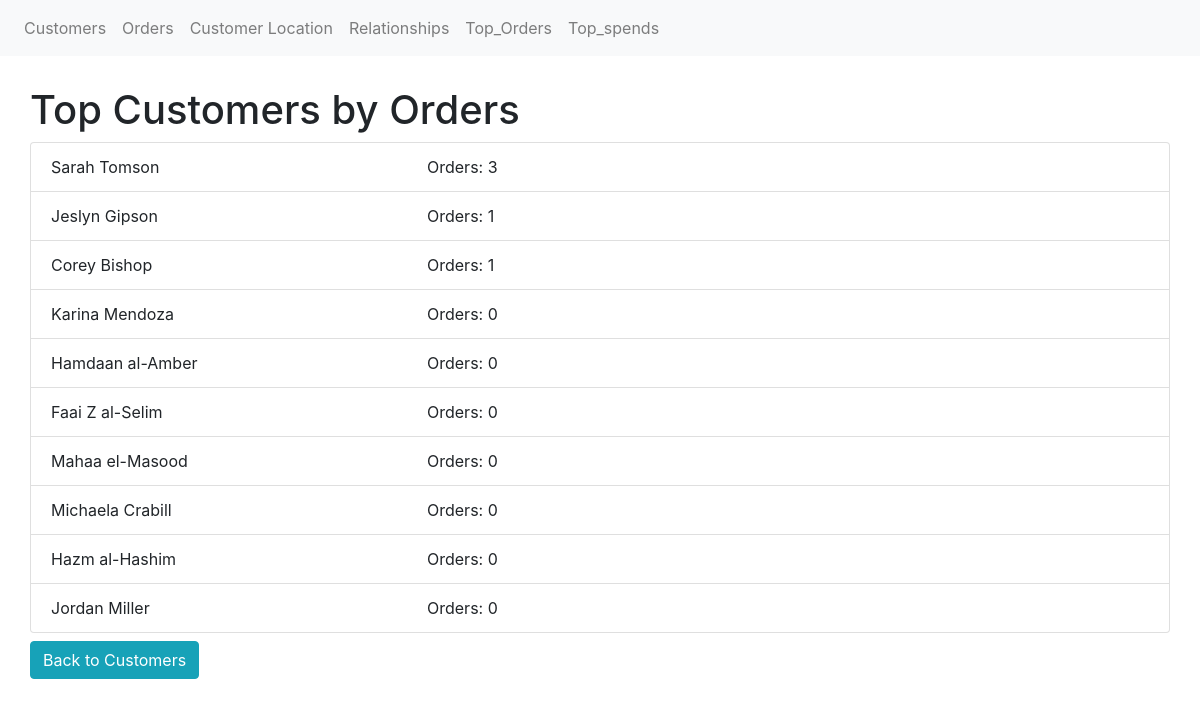
/top_orders, run on an earlier commit of the app's database.
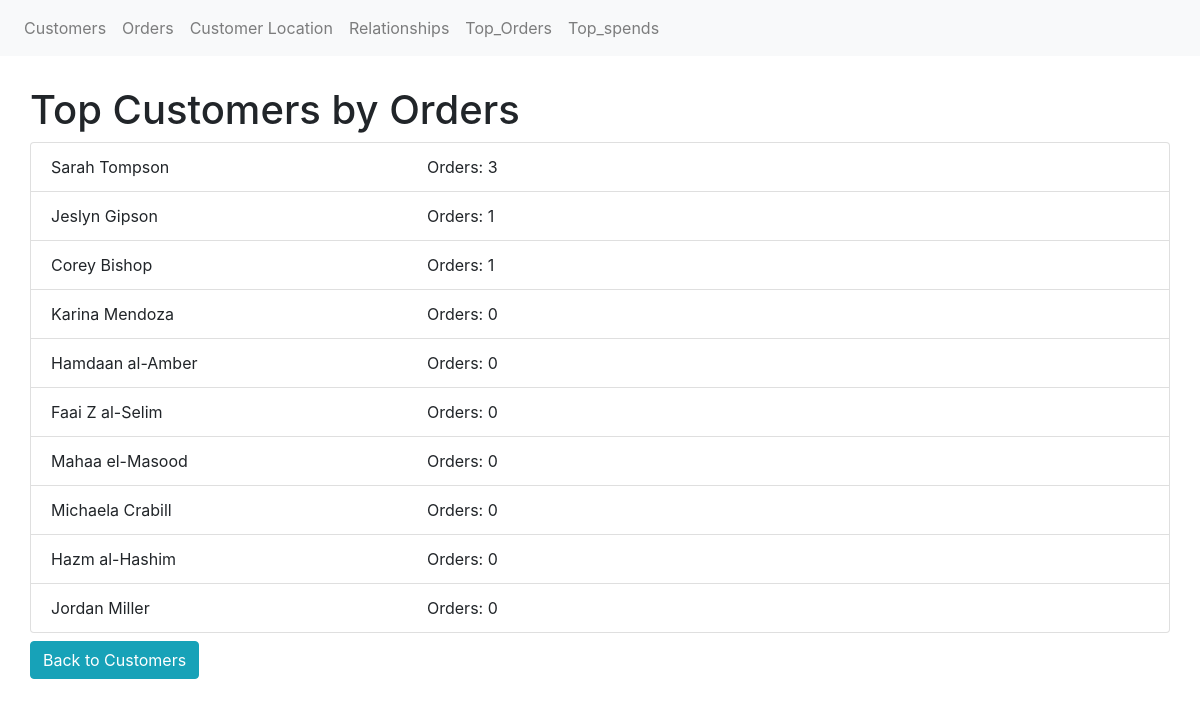
And on a later commit of the database.
### app/models.py (models this page shows, shortened)
class Customer(db.Model):
    __tablename__ = 'Customer'
    customer_id = db.Column(db.Integer, primary_key=True)
    customer_first_name = db.Column(db.String(50))
    customer_last_name = db.Column(db.String(50))
    age = db.Column(db.Integer)
    country = db.Column(db.String(50))
    orders = db.relationship('Order',lazy=True)

### app/routes.py (the view)
@app.route('/top_orders')
def top_orders():
    customers = Customer.query.all()
    customers_most_orders = sorted(customers, key=lambda x: len(x.orders), reverse=True)[:10]
    return render_template('top_order.html', customers=customers_most_orders)

### app/templates/top_order.html (shortened to what this page needs)
{% extends "base.html" %}
{% block content %}
    <h1>Top Customers by Orders</h1>
    <ul class="list-group">
        {% for customer in customers %}
            <li class="list-group-item">
                    <div class="row justify-content-start">
                        <div class="col-4">
                            {{ customer.customer_first_name }}
                            {{ customer.customer_last_name }}
                        </div>
                        <div class="col-6">
                            Orders: {{ customer.orders|length }}
                        </div>
                    </div>
            </li>
        {% endfor %}
    </ul>
    <a href="{{ url_for('index') }}" class="btn btn-info mt-2">Back to Customers</a>
{% endblock %}

### app/templates/base.html (shortened to what this page needs)
<!DOCTYPE html>
<html lang="en">
<head>
    <link rel= "stylesheet" type= "text/css" href= "{{ url_for('static',filename='styles/main.css') }}">
    <link rel="stylesheet" href="https://cdn.jsdelivr.net/npm/bootstrap@4.0.0/dist/css/bootstrap.min.css">
</head>
<body>
    <nav class="navbar navbar-expand-lg navbar-light bg-light">
        <div class="collapse navbar-collapse" id="navbarNav">
            <ul class="navbar-nav">
                <li class="nav-item">
                    <a class="nav-link" href="{{ url_for('index') }}">Customers</a>
                </li>
                <li class="nav-item">
                    <a class="nav-link" href="{{ url_for('orders') }}">Orders</a>
                </li>
                <li class="nav-item">
                    <a class="nav-link" href="{{ url_for('customer_locations') }}">Customer Location</a>
                </li>
                <li class="nav-item">
                    <a class="nav-link" href="{{ url_for('popular_furniture') }}">Relationships</a>
                </li>
                <li class="nav-item">
                    <a class="nav-link" href="{{ url_for('top_orders') }}">Top_Orders</a>
                </li>
                <li class="nav-item">
                    <a class="nav-link" href="{{ url_for('top_spenders') }}">Top_spends</a>
                </li>
            </ul>
        </div>
    </nav>
    <section>
    {% block content %}{% endblock %}
    </section>
</body>
</html>

### app/static/styles/main.css (style rules this page uses)
section { margin:30px; }

What changed in the data, as far as the page shows it:
changed Customer "Sarah": customer_last_name "Tomson" → "Tompson"
